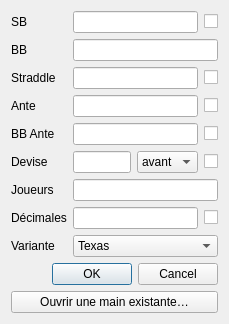
<?xml version="1.0" encoding="UTF-8"?>
<ui version="4.0">
 <class>Dialog</class>
 <widget class="QDialog" name="Dialog">
  <property name="windowModality">
   <enum>Qt::ApplicationModal</enum>
  </property>
  <property name="geometry">
   <rect>
    <x>0</x>
    <y>0</y>
    <width>229</width>
    <height>250</height>
   </rect>
  </property>
  <property name="windowTitle">
   <string>Nouvelle main</string>
  </property>
  <property name="modal">
   <bool>true</bool>
  </property>
  <layout class="QVBoxLayout" name="verticalLayout">
   <item>
    <layout class="QFormLayout" name="formLayout">
     <item row="1" column="0">
      <widget class="QLabel" name="label_3">
       <property name="text">
        <string>SB</string>
       </property>
      </widget>
     </item>
     <item row="1" column="1">
      <layout class="QHBoxLayout" name="horizontalLayout_4">
       <item>
        <widget class="QLineEdit" name="lineEditSB">
         <property name="enabled">
          <bool>true</bool>
         </property>
         <property name="text">
          <string/>
         </property>
        </widget>
       </item>
       <item>
        <widget class="QCheckBox" name="checkBoxSB">
         <property name="text">
          <string/>
         </property>
        </widget>
       </item>
      </layout>
     </item>
     <item row="2" column="0">
      <widget class="QLabel" name="label">
       <property name="text">
        <string>BB</string>
       </property>
      </widget>
     </item>
     <item row="3" column="0">
      <widget class="QLabel" name="label_2">
       <property name="text">
        <string>Straddle</string>
       </property>
      </widget>
     </item>
     <item row="4" column="0">
      <widget class="QLabel" name="label_4">
       <property name="text">
        <string>Ante</string>
       </property>
      </widget>
     </item>
     <item row="8" column="0">
      <widget class="QLabel" name="label_5">
       <property name="text">
        <string>Joueurs</string>
       </property>
      </widget>
     </item>
     <item row="2" column="1">
      <widget class="QLineEdit" name="lineEditBB">
       <property name="text">
        <string/>
       </property>
      </widget>
     </item>
     <item row="10" column="0">
      <widget class="QLabel" name="label_6">
       <property name="text">
        <string>Variante</string>
       </property>
      </widget>
     </item>
     <item row="10" column="1">
      <widget class="QComboBox" name="comboBoxVariant">
       <item>
        <property name="text">
         <string>Texas</string>
        </property>
       </item>
       <item>
        <property name="text">
         <string>Omaha</string>
        </property>
       </item>
      </widget>
     </item>
     <item row="3" column="1">
      <layout class="QHBoxLayout" name="horizontalLayout_7">
       <item>
        <widget class="QLineEdit" name="lineEditStraddle"/>
       </item>
       <item>
        <widget class="QCheckBox" name="checkBoxStraddle">
         <property name="text">
          <string/>
         </property>
        </widget>
       </item>
      </layout>
     </item>
     <item row="4" column="1">
      <layout class="QHBoxLayout" name="horizontalLayout_8">
       <item>
        <widget class="QLineEdit" name="lineEditAnte"/>
       </item>
       <item>
        <widget class="QCheckBox" name="checkBoxAnte">
         <property name="text">
          <string/>
         </property>
        </widget>
       </item>
      </layout>
     </item>
     <item row="8" column="1">
      <layout class="QHBoxLayout" name="horizontalLayout_9">
       <item>
        <widget class="QLineEdit" name="lineEditPlayers"/>
       </item>
      </layout>
     </item>
     <item row="6" column="0">
      <widget class="QLabel" name="label_7">
       <property name="text">
        <string>Devise</string>
       </property>
      </widget>
     </item>
     <item row="6" column="1">
      <layout class="QHBoxLayout" name="horizontalLayout_10">
       <item>
        <widget class="QLineEdit" name="lineEditCurrency"/>
       </item>
       <item>
        <widget class="QComboBox" name="comboBoxCurrencyPosition">
         <property name="currentText">
          <string>avant</string>
         </property>
         <item>
          <property name="text">
           <string>avant</string>
          </property>
         </item>
         <item>
          <property name="text">
           <string>après</string>
          </property>
         </item>
        </widget>
       </item>
       <item>
        <widget class="QCheckBox" name="checkBoxCurrency">
         <property name="text">
          <string/>
         </property>
        </widget>
       </item>
      </layout>
     </item>
     <item row="9" column="0">
      <widget class="QLabel" name="label_8">
       <property name="text">
        <string>Décimales</string>
       </property>
      </widget>
     </item>
     <item row="9" column="1">
      <layout class="QHBoxLayout" name="horizontalLayout">
       <item>
        <widget class="QLineEdit" name="lineEditDecimals"/>
       </item>
       <item>
        <widget class="QCheckBox" name="checkBoxDecimals">
         <property name="text">
          <string/>
         </property>
        </widget>
       </item>
      </layout>
     </item>
     <item row="5" column="0">
      <widget class="QLabel" name="label_9">
       <property name="text">
        <string>BB Ante</string>
       </property>
      </widget>
     </item>
     <item row="5" column="1">
      <layout class="QHBoxLayout" name="horizontalLayout_9">
       <item>
        <widget class="QLineEdit" name="lineEditBBAnte"/>
       </item>
       <item>
        <widget class="QCheckBox" name="checkBoxBBAnte">
         <property name="text">
          <string/>
         </property>
        </widget>
       </item>
      </layout>
     </item>
    </layout>
   </item>
   <item>
    <widget class="QDialogButtonBox" name="buttonBox">
     <property name="orientation">
      <enum>Qt::Horizontal</enum>
     </property>
     <property name="standardButtons">
      <set>QDialogButtonBox::Cancel|QDialogButtonBox::Ok</set>
     </property>
    </widget>
   </item>
   <item>
    <widget class="QPushButton" name="pushButtonOpen">
     <property name="text">
      <string>Ouvrir une main existante…</string>
     </property>
    </widget>
   </item>
  </layout>
 </widget>
 <resources/>
 <connections>
  <connection>
   <sender>buttonBox</sender>
   <signal>accepted()</signal>
   <receiver>Dialog</receiver>
   <slot>accept()</slot>
   <hints>
    <hint type="sourcelabel">
     <x>248</x>
     <y>254</y>
    </hint>
    <hint type="destinationlabel">
     <x>157</x>
     <y>274</y>
    </hint>
   </hints>
  </connection>
  <connection>
   <sender>buttonBox</sender>
   <signal>rejected()</signal>
   <receiver>Dialog</receiver>
   <slot>reject()</slot>
   <hints>
    <hint type="sourcelabel">
     <x>316</x>
     <y>260</y>
    </hint>
    <hint type="destinationlabel">
     <x>286</x>
     <y>274</y>
    </hint>
   </hints>
  </connection>
 </connections>
</ui>
